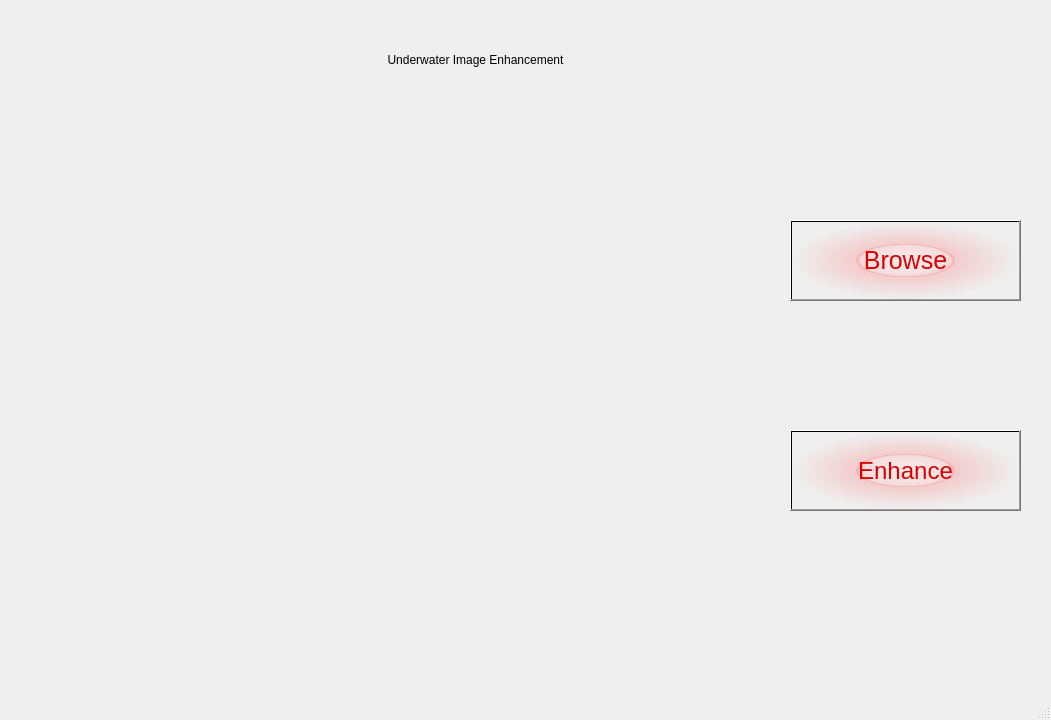
<?xml version="1.0" encoding="UTF-8"?>
<ui version="4.0">
 <class>MainWindow</class>
 <widget class="QMainWindow" name="MainWindow">
  <property name="geometry">
   <rect>
    <x>0</x>
    <y>0</y>
    <width>1051</width>
    <height>720</height>
   </rect>
  </property>
  <property name="windowTitle">
   <string>MainWindow</string>
  </property>
  <widget class="QWidget" name="centralwidget">
   <widget class="QLabel" name="label">
    <property name="geometry">
     <rect>
      <x>100</x>
      <y>20</y>
      <width>751</width>
      <height>81</height>
     </rect>
    </property>
    <property name="styleSheet">
     <string notr="true">color: qlineargradient(spread:pad, x1:0.715909, y1:0.182, x2:0.721591, y2:0, stop:0 rgba(0, 0, 255, 255), stop:1 rgba(255, 255, 255, 255));font: 25pt &quot;Plantagenet Cherokee&quot;;
</string>
    </property>
    <property name="text">
     <string>&lt;html&gt;&lt;head/&gt;&lt;body&gt;&lt;p align=&quot;center&quot;&gt;Underwater Image Enhancement&lt;/p&gt;&lt;/body&gt;&lt;/html&gt;</string>
    </property>
   </widget>
   <widget class="QPushButton" name="SelectButton">
    <property name="geometry">
     <rect>
      <x>790</x>
      <y>220</y>
      <width>231</width>
      <height>81</height>
     </rect>
    </property>
    <property name="font">
     <font>
      <pointsize>19</pointsize>
      <weight>50</weight>
      <bold>false</bold>
     </font>
    </property>
    <property name="cursor">
     <cursorShape>PointingHandCursor</cursorShape>
    </property>
    <property name="statusTip">
     <string extracomment="Start/Stop Camera "/>
    </property>
    <property name="autoFillBackground">
     <bool>false</bool>
    </property>
    <property name="styleSheet">
     <string notr="true">color: qlineargradient(spread:pad, x1:0.715909, y1:0.182, x2:0.721591, y2:0, stop:0 rgba(221, 0, 0, 255), stop:1 rgba(255, 255, 255, 255));
background-color: qradialgradient(spread:pad, cx:0.5, cy:0.5, radius:0.5, fx:0.5, fy:0.5, stop:0 rgba(255, 235, 235, 206), stop:0.35 rgba(255, 188, 188, 80), stop:0.4 rgba(255, 162, 162, 80), stop:0.425 rgba(255, 132, 132, 156), stop:0.44 rgba(252, 128, 128, 80), stop:1 rgba(255, 255, 255, 0));</string>
    </property>
    <property name="text">
     <string>Browse</string>
    </property>
   </widget>
   <widget class="QPushButton" name="ProcessButton">
    <property name="geometry">
     <rect>
      <x>790</x>
      <y>430</y>
      <width>231</width>
      <height>81</height>
     </rect>
    </property>
    <property name="font">
     <font>
      <pointsize>18</pointsize>
      <weight>50</weight>
      <bold>false</bold>
     </font>
    </property>
    <property name="styleSheet">
     <string notr="true">color: qlineargradient(spread:pad, x1:0.715909, y1:0.182, x2:0.721591, y2:0, stop:0 rgba(221, 0, 0, 255), stop:1 rgba(255, 255, 255, 255));
background-color: qradialgradient(spread:pad, cx:0.5, cy:0.5, radius:0.5, fx:0.5, fy:0.5, stop:0 rgba(255, 235, 235, 206), stop:0.35 rgba(255, 188, 188, 80), stop:0.4 rgba(255, 162, 162, 80), stop:0.425 rgba(255, 132, 132, 156), stop:0.44 rgba(252, 128, 128, 80), stop:1 rgba(255, 255, 255, 0));</string>
    </property>
    <property name="text">
     <string>Enhance</string>
    </property>
   </widget>
   <widget class="QLabel" name="ImageToShow">
    <property name="geometry">
     <rect>
      <x>90</x>
      <y>170</y>
      <width>641</width>
      <height>411</height>
     </rect>
    </property>
    <property name="text">
     <string/>
    </property>
   </widget>
  </widget>
  <widget class="QMenuBar" name="menubar">
   <property name="geometry">
    <rect>
     <x>0</x>
     <y>0</y>
     <width>1051</width>
     <height>21</height>
    </rect>
   </property>
  </widget>
  <widget class="QStatusBar" name="statusbar"/>
 </widget>
 <resources/>
 <connections/>
</ui>
